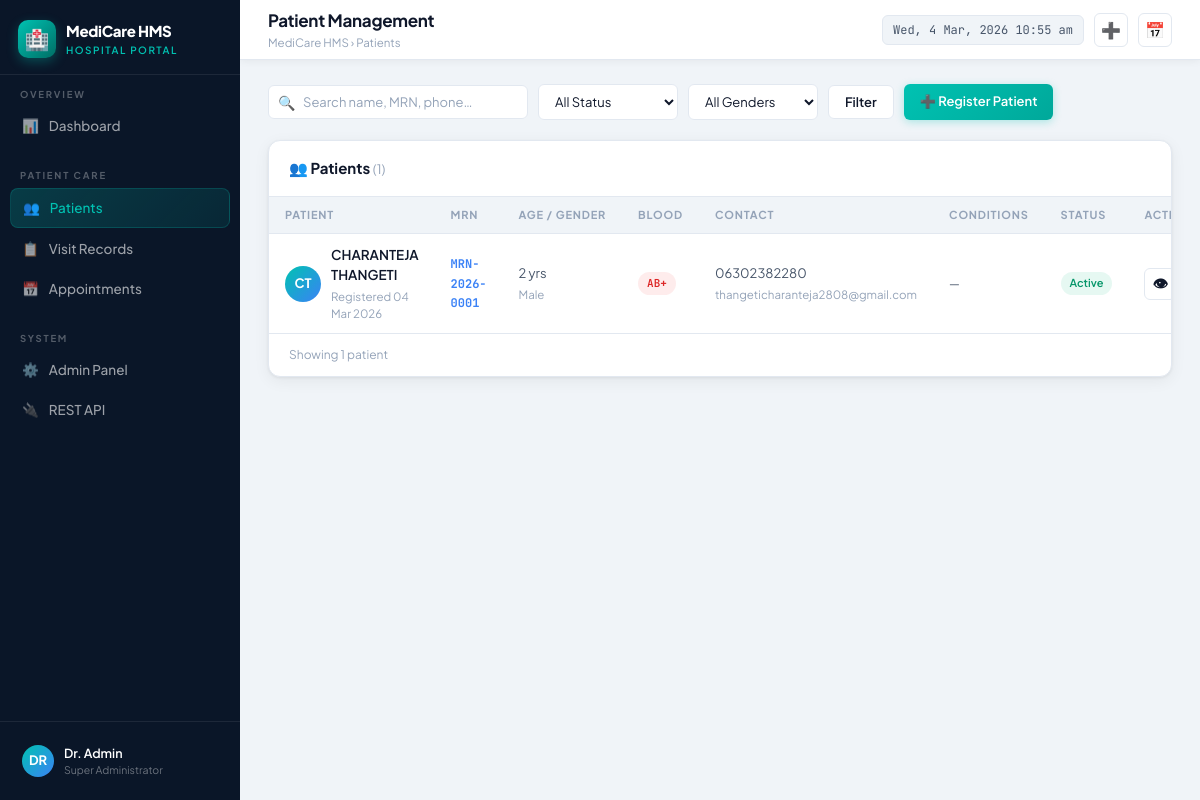
The app's page /patients/ with its own data.
### patients/models.py (models this page shows, shortened)
class Patient(models.Model):
    GENDER_CHOICES = [('Male', 'Male'), ('Female', 'Female'), ('Other', 'Other')]
    BLOOD_CHOICES = [('A+', 'A+'), ('A-', 'A-'), ('B+', 'B+'), ('B-', 'B-'),
                     ('O+', 'O+'), ('O-', 'O-'), ('AB+', 'AB+'), ('AB-', 'AB-'), ('Unknown', 'Unknown')]
    STATUS_CHOICES = [('Active', 'Active'), ('Inactive', 'Inactive'), ('Discharged', 'Discharged')]
    mrn = models.CharField(max_length=30, unique=True, blank=True)
    first_name = models.CharField(max_length=100)
    last_name = models.CharField(max_length=100)
    date_of_birth = models.DateField()
    gender = models.CharField(max_length=10, choices=GENDER_CHOICES)
    blood_group = models.CharField(max_length=10, choices=BLOOD_CHOICES, blank=True)
    photo = models.ImageField(upload_to='patient_photos/', null=True, blank=True)
    phone = models.CharField(max_length=20)
    email = models.EmailField(blank=True)
    address = models.TextField(blank=True)
    city = models.CharField(max_length=100, blank=True)
    state = models.CharField(max_length=100, blank=True)
    pincode = models.CharField(max_length=10, blank=True)
    emergency_contact_name = models.CharField(max_length=200, blank=True)
    emergency_contact_phone = models.CharField(max_length=20, blank=True)
    emergency_contact_relation = models.CharField(max_length=100, blank=True)
    allergies = models.TextField(blank=True, default='None')
    chronic_conditions = models.TextField(blank=True)
    current_medications = models.TextField(blank=True)
    past_surgical_history = models.TextField(blank=True)
    family_history = models.TextField(blank=True)
    insurance_provider = models.CharField(max_length=200, blank=True)
    insurance_policy_number = models.CharField(max_length=100, blank=True)
    insurance_expiry = models.DateField(null=True, blank=True)
    status = models.CharField(max_length=20, choices=STATUS_CHOICES, default='Active')
    notes = models.TextField(blank=True)
    created_at = models.DateTimeField(auto_now_add=True)
    updated_at = models.DateTimeField(auto_now=True)
    class Meta:
        ordering = ['-created_at']
    @property
    def full_name(self):
        return f"{self.first_name} {self.last_name}"
    @property
    def age(self):
        from datetime import date
        today = date.today()
        dob = self.date_of_birth
        return today.year - dob.year - ((today.month, today.day) < (dob.month, dob.day))

### patients/views.py (the view)
# urls.py: path('patients/', views.patient_list, name='patient_list'),
def patient_list(request):
    qs = Patient.objects.all()
    q = request.GET.get('q', '')
    status_f = request.GET.get('status', '')
    gender_f = request.GET.get('gender', '')
    if q:
        qs = qs.filter(Q(first_name__icontains=q)|Q(last_name__icontains=q)|
                       Q(mrn__icontains=q)|Q(phone__icontains=q)|Q(email__icontains=q))
    if status_f:
        qs = qs.filter(status=status_f)
    if gender_f:
        qs = qs.filter(gender=gender_f)
    return render(request, 'patients/patient_list.html', {
        'patients': qs, 'q': q, 'status_f': status_f, 'gender_f': gender_f,
        'total': qs.count(), 'page': 'patients',
    })

### templates/patients/patient_list.html (shortened to what this page needs)
{% extends "patients/base.html" %}
{% block page_title %}Patient Management{% endblock %}
{% block breadcrumb %}Patients{% endblock %}
{% block content %}
<div class="filters-bar">
  <form method="get" style="display:flex;align-items:center;gap:10px;flex-wrap:wrap">
    <div class="search-wrap">
      <span class="search-ico">🔍</span>
      <input type="text" name="q" value="{{ q }}" class="form-control" placeholder="Search name, MRN, phone…" style="width:260px">
    </div>
    <select name="status" class="form-select" style="width:140px">
      <option value="">All Status</option>
    </select>
    <select name="gender" class="form-select" style="width:130px">
      <option value="">All Genders</option>
    </select>
    <button type="submit" class="btn btn-secondary">Filter</button>
    <div class="right"><a href="{% url 'patient_add' %}" class="btn btn-primary">➕ Register Patient</a></div>
  </form>
</div>
<div class="card">
  <div class="card-header">
    <span class="card-title">👥 Patients <span style="color:var(--text3);font-weight:400;font-size:13px">({{ total }})</span></span>
  </div>
  <div class="table-wrap">
    <table>
      <thead><tr>
        <th>Patient</th><th>MRN</th><th>Age / Gender</th><th>Blood</th><th>Contact</th><th>Conditions</th><th>Status</th><th>Actions</th>
      </tr></thead>
      <tbody>
        {% for p in patients %}
        <tr>
          <td>
            <div style="display:flex;align-items:center;gap:10px">
              <div style="width:36px;height:36px;border-radius:50%;background:linear-gradient(135deg,var(--teal),var(--blue));display:flex;align-items:center;justify-content:center;color:#fff;font-weight:700;font-size:13px;flex-shrink:0">{{ p.first_name|first }}{{ p.last_name|first }}</div>
              <div><div class="primary"><a href="{% url 'patient_detail' p.pk %}" style="color:var(--text);text-decoration:none">{{ p.full_name }}</a></div><div class="secondary">Registered {{ p.created_at|date:"d M Y" }}</div></div>
            </div>
          </td>
          <td><span style="font-family:var(--mono);font-size:12px;font-weight:700;color:var(--blue)">{{ p.mrn }}</span></td>
          <td><div>{{ p.age }} yrs</div><div class="secondary">{{ p.gender }}</div></td>
          <td><span class="badge badge-red" style="font-family:var(--mono)">{{ p.blood_group|default:"—" }}</span></td>
          <td><div>{{ p.phone }}</div><div class="secondary">{{ p.email|default:"—" }}</div></td>
          <td><div style="max-width:180px;overflow:hidden;text-overflow:ellipsis;white-space:nowrap;font-size:12px;color:var(--text2)">{{ p.chronic_conditions|default:"—"|truncatechars:40 }}</div></td>
          <td><span class="badge {% if p.status == 'Active' %}badge-green{% elif p.status == 'Inactive' %}badge-amber{% else %}badge-slate{% endif %}">{{ p.status }}</span></td>
          <td>
            <div class="action-group">
              <a href="{% url 'patient_detail' p.pk %}" class="btn btn-icon btn-secondary" title="View">👁</a>
            </div>
          </td>
        </tr>
        {% empty %}
        <tr><td colspan="8"><div class="empty-state"><div class="empty-icon">🔍</div><div class="empty-text">No patients found</div><div class="empty-sub">Try adjusting your search filters</div></div></td></tr>
        {% endfor %}
      </tbody>
    </table>
  </div>
  <div style="padding:12px 20px;border-top:1px solid var(--border);font-size:12px;color:var(--text3)">
    Showing {{ total }} patient{{ total|pluralize }}
  </div>
</div>
{% endblock %}

### templates/patients/base.html (shortened to what this page needs)
<!DOCTYPE html>
<html lang="en">
<head>
</head>
<body>
<aside class="sidebar">
  <div class="sidebar-logo">
    <div class="logo-mark">
      <div class="logo-icon">🏥</div>
      <div>
        <div class="logo-text">MediCare HMS</div>
        <div class="logo-sub">Hospital Portal</div>
      </div>
    </div>
  </div>
  <nav class="sidebar-nav">
    <div class="nav-section">
      <div class="nav-label-group">Overview</div>
      <a href="{% url 'dashboard' %}" class="nav-item {% if page == 'dashboard' %}active{% endif %}">
        <span>📊</span><span class="nav-text">Dashboard</span>
      </a>
    </div>
    <div class="nav-section">
      <div class="nav-label-group">Patient Care</div>
      <a href="{% url 'patient_list' %}" class="nav-item {% if page == 'patients' %}active{% endif %}">
        <span>👥</span><span class="nav-text">Patients</span>
      </a>
      <a href="{% url 'visit_list' %}" class="nav-item {% if page == 'visits' %}active{% endif %}">
        <span>📋</span><span class="nav-text">Visit Records</span>
      </a>
      <a href="{% url 'appointment_list' %}" class="nav-item {% if page == 'appointments' %}active{% endif %}">
        <span>📅</span><span class="nav-text">Appointments</span>
      </a>
    </div>
    <div class="nav-section">
      <div class="nav-label-group">System</div>
      <a href="/admin/" class="nav-item" target="_blank">
        <span>⚙️</span><span class="nav-text">Admin Panel</span>
      </a>
      <a href="/api/" class="nav-item" target="_blank">
        <span>🔌</span><span class="nav-text">REST API</span>
      </a>
    </div>
  </nav>
  <div class="sidebar-footer">
    <div class="user-card">
      <div class="user-avatar">DR</div>
      <div class="user-info">
        <div class="name">Dr. Admin</div>
        <div class="role">Super Administrator</div>
      </div>
    </div>
  </div>
</aside>
<div class="main-wrap">
  <header class="topbar">
    <div class="topbar-left">
      <div class="page-title">{% block page_title %}Dashboard{% endblock %}</div>
      <div class="breadcrumb">MediCare HMS › {% block breadcrumb %}Home{% endblock %}</div>
    </div>
    <div class="topbar-right">
      <div class="topbar-date" id="topbar-date"></div>
      <a href="{% url 'patient_add' %}" class="icon-btn" title="New Patient">➕</a>
      <a href="{% url 'appointment_add' %}" class="icon-btn" title="New Appointment">📅</a>
    </div>
  </header>
  <div class="content">
    {% block content %}{% endblock %}
  </div>
</div>
</body>
</html>

### records on screen
Patient: first_name|first "C", last_name|first "T", full_name "CHARANTEJA THANGETI", created_at "04 Mar 2026", mrn "MRN-2026-0001", age "2", gender "Male", blood_group "AB+", phone "06302382280", email "thangeticharanteja2808@gmail.com", chronic_conditions "—", status "Active"

### other values on screen
{{ total }} "1"
